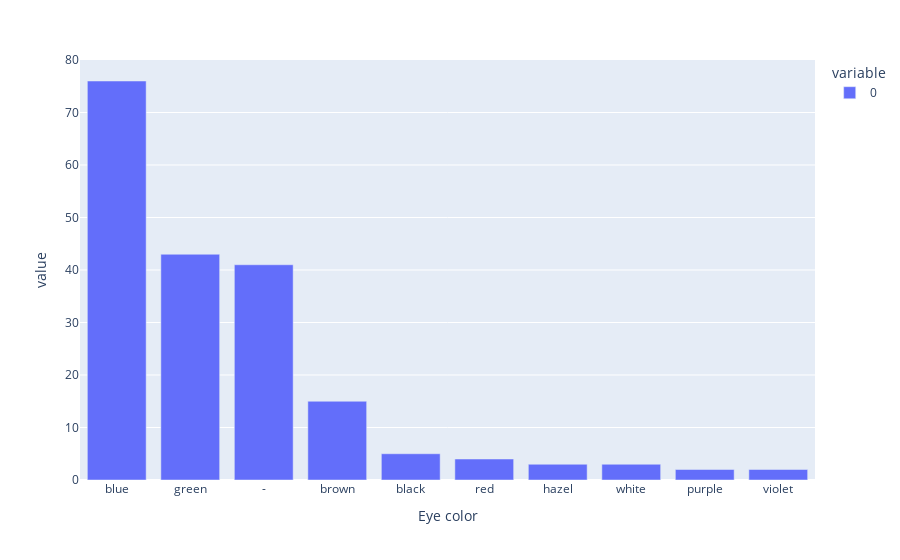

Notebook cell for this chart:
### Code cell
olhos = df[df["Gender"] == "Female"].value_counts("Eye color")[:10]

px.bar(olhos)

### Figure 1 — Plotly figure (JSON) as saved in the notebook; plotly's stock layout.template omitted (floating-point values rounded to 4 significant figures)
{"data": [{"alignmentgroup": "True", "hovertemplate": "variable=0<br>Eye color=%{x}<br>value=%{y}<extra></extra>", "legendgroup": "0", "marker": {"color": "#636efa", "pattern": {"shape": ""}}, "name": "0", "offsetgroup": "0", "orientation": "v", "showlegend": true, "textposition": "auto", "type": "bar", "x": ["blue", "green", "-", "brown", "black", "red", "hazel", "white", "purple", "violet"], "xaxis": "x", "y": [76, 43, 41, 15, 5, 4, 3, 3, 2, 2], "yaxis": "y"}], "layout": {"barmode": "relative", "legend": {"title": {"text": "variable"}, "tracegroupgap": 0}, "margin": {"t": 60}, "xaxis": {"anchor": "y", "domain": [0, 1], "title": {"text": "Eye color"}}, "yaxis": {"anchor": "x", "domain": [0, 1], "title": {"text": "value"}}}}
